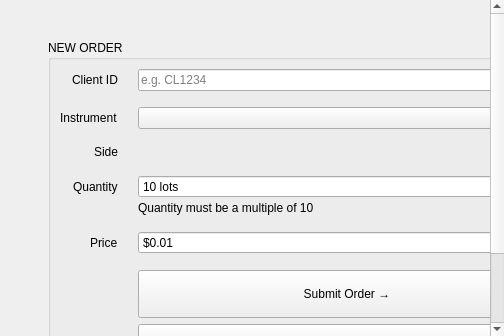
<?xml version="1.0" encoding="UTF-8"?>
<ui version="4.0">
 <class>ManualOrderEntryWidget</class>
 <widget class="QWidget" name="ManualOrderEntryWidget">
  <layout class="QVBoxLayout" name="mainLayout">
   <property name="leftMargin"><number>0</number></property>
   <property name="topMargin"><number>0</number></property>
   <property name="rightMargin"><number>0</number></property>
   <property name="bottomMargin"><number>0</number></property>
   <property name="spacing"><number>0</number></property>
   <item>
    <widget class="QScrollArea" name="scrollArea">
     <property name="widgetResizable"><bool>true</bool></property>
     <property name="frameShape"><enum>QFrame::NoFrame</enum></property>
     <property name="horizontalScrollBarPolicy"><enum>Qt::ScrollBarAlwaysOff</enum></property>
     <widget class="QWidget" name="scrollAreaWidgetContents">
      <property name="geometry"><rect><x>0</x><y>0</y><width>600</width><height>500</height></rect></property>
      <layout class="QVBoxLayout" name="scrollLayout">
       <property name="leftMargin"><number>48</number></property>
       <property name="topMargin"><number>40</number></property>
       <property name="rightMargin"><number>48</number></property>
       <property name="bottomMargin"><number>40</number></property>
       <property name="spacing"><number>0</number></property>
       <item alignment="Qt::AlignTop|Qt::AlignHCenter">
        <widget class="QGroupBox" name="orderGroup">
         <property name="minimumSize"><size><width>520</width><height>0</height></size></property>
         <property name="maximumSize"><size><width>520</width><height>16777215</height></size></property>
         <property name="title"><string>NEW ORDER</string></property>
         <layout class="QFormLayout" name="formLayout">
          <property name="labelAlignment"><set>Qt::AlignRight|Qt::AlignVCenter</set></property>
          <property name="horizontalSpacing"><number>20</number></property>
          <property name="verticalSpacing"><number>16</number></property>
          <item row="0" column="0">
           <widget class="QLabel" name="clientIdLabel">
            <property name="text"><string>Client ID</string></property>
           </widget>
          </item>
          <item row="0" column="1">
           <widget class="QLineEdit" name="clientIdEdit">
            <property name="maxLength"><number>7</number></property>
            <property name="placeholderText"><string>e.g. CL1234</string></property>
           </widget>
          </item>
          <item row="1" column="0">
           <widget class="QLabel" name="instrumentLabel">
            <property name="text"><string>Instrument</string></property>
           </widget>
          </item>
          <item row="1" column="1">
           <widget class="QComboBox" name="instrumentCombo"/>
          </item>
          <item row="2" column="0">
           <widget class="QLabel" name="sideLabel">
            <property name="text"><string>Side</string></property>
           </widget>
          </item>
          <item row="2" column="1">
           <widget class="BuySellToggle" name="sideToggle" native="true"/>
          </item>
          <item row="3" column="0">
           <widget class="QLabel" name="quantityLabel">
            <property name="text"><string>Quantity</string></property>
           </widget>
          </item>
          <item row="3" column="1">
           <widget class="QWidget" name="quantityContainer" native="true">
            <layout class="QVBoxLayout" name="quantityVLayout">
             <property name="leftMargin"><number>0</number></property>
             <property name="topMargin"><number>0</number></property>
             <property name="rightMargin"><number>0</number></property>
             <property name="bottomMargin"><number>0</number></property>
             <property name="spacing"><number>3</number></property>
             <item>
              <widget class="QSpinBox" name="quantitySpin">
               <property name="minimum"><number>10</number></property>
               <property name="maximum"><number>1000</number></property>
               <property name="singleStep"><number>10</number></property>
               <property name="suffix"><string> lots</string></property>
               <property name="value"><number>10</number></property>
              </widget>
             </item>
             <item>
              <widget class="QLabel" name="quantityErrorLabel">
               <property name="text"><string>Quantity must be a multiple of 10</string></property>
               <property name="visible"><bool>false</bool></property>
              </widget>
             </item>
            </layout>
           </widget>
          </item>
          <item row="4" column="0">
           <widget class="QLabel" name="priceLabel">
            <property name="text"><string>Price</string></property>
           </widget>
          </item>
          <item row="4" column="1">
           <widget class="QDoubleSpinBox" name="priceSpin">
            <property name="minimum"><double>0.010000000000000</double></property>
            <property name="maximum"><double>99999.990000000000</double></property>
            <property name="singleStep"><double>0.010000000000000</double></property>
            <property name="prefix"><string>$</string></property>
            <property name="decimals"><number>2</number></property>
            <property name="value"><double>0.010000000000000</double></property>
           </widget>
          </item>
          <item row="5" column="0">
           <widget class="QLabel" name="submitSpacer">
            <property name="text"><string/></property>
           </widget>
          </item>
          <item row="5" column="1">
           <widget class="QWidget" name="submitContainer" native="true">
            <layout class="QVBoxLayout" name="submitLayout">
             <property name="leftMargin"><number>0</number></property>
             <property name="topMargin"><number>0</number></property>
             <property name="rightMargin"><number>0</number></property>
             <property name="bottomMargin"><number>0</number></property>
             <property name="spacing"><number>6</number></property>
             <item>
              <widget class="QPushButton" name="submitButton">
               <property name="text"><string>Submit Order →</string></property>
               <property name="minimumSize"><size><width>0</width><height>48</height></size></property>
               <property name="sizePolicy">
                <sizepolicy hsizetype="Expanding" vsizetype="Fixed">
                 <horstretch>0</horstretch><verstretch>0</verstretch>
                </sizepolicy>
               </property>
              </widget>
             </item>
             <item>
              <widget class="QPushButton" name="resetButton">
               <property name="text"><string>Reset</string></property>
               <property name="minimumSize"><size><width>0</width><height>36</height></size></property>
               <property name="sizePolicy">
                <sizepolicy hsizetype="Expanding" vsizetype="Fixed">
                 <horstretch>0</horstretch><verstretch>0</verstretch>
                </sizepolicy>
               </property>
              </widget>
             </item>
             <item>
              <widget class="QLabel" name="successLabel">
               <property name="text"><string>✓ Order submitted</string></property>
               <property name="visible"><bool>false</bool></property>
              </widget>
             </item>
            </layout>
           </widget>
          </item>
         </layout>
        </widget>
       </item>
      </layout>
     </widget>
    </widget>
   </item>
  </layout>
 </widget>
 <customwidgets>
  <customwidget>
   <class>BuySellToggle</class>
   <extends>QWidget</extends>
   <header>order_entry_widget.h</header>
  </customwidget>
 </customwidgets>
 <resources/>
 <connections/>
</ui>
